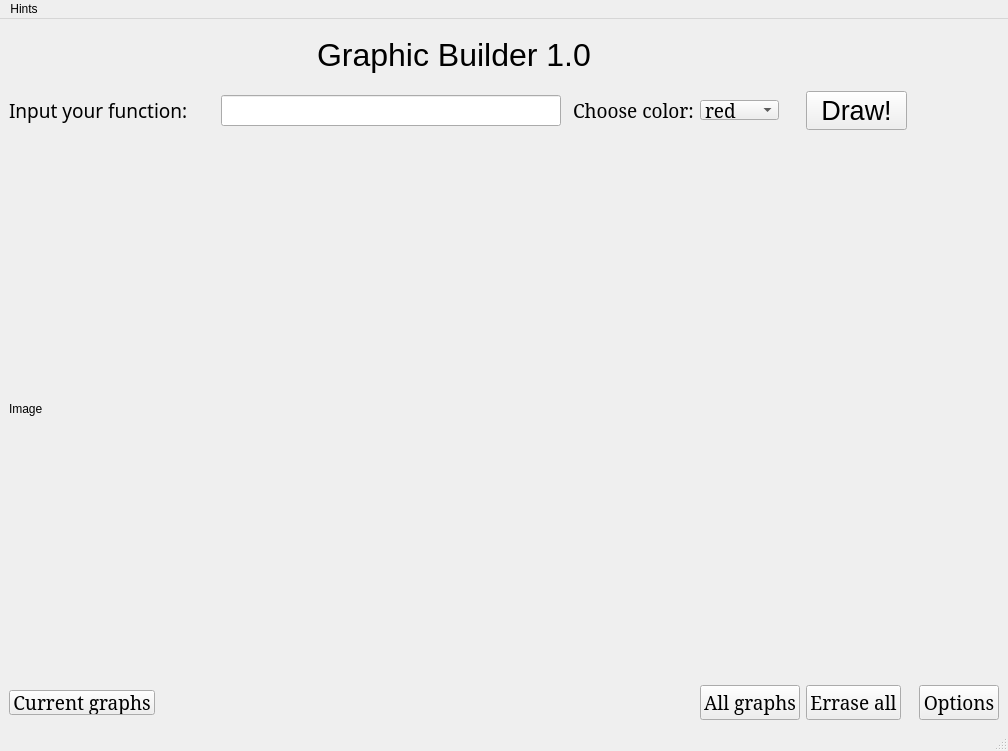
<?xml version="1.0" encoding="UTF-8"?>
<ui version="4.0">
 <class>MainWindow</class>
 <widget class="QMainWindow" name="MainWindow">
  <property name="geometry">
   <rect>
    <x>0</x>
    <y>0</y>
    <width>1008</width>
    <height>751</height>
   </rect>
  </property>
  <property name="windowTitle">
   <string>MainWindow</string>
  </property>
  <widget class="QWidget" name="centralwidget">
   <layout class="QGridLayout" name="gridLayout">
    <item row="2" column="5">
     <widget class="QLabel" name="label_3">
      <property name="font">
       <font>
        <family>SimSun</family>
        <pointsize>14</pointsize>
       </font>
      </property>
      <property name="text">
       <string>Choose color:</string>
      </property>
     </widget>
    </item>
    <item row="4" column="7">
     <widget class="QPushButton" name="erraseBtn">
      <property name="font">
       <font>
        <family>SimSun</family>
        <pointsize>14</pointsize>
       </font>
      </property>
      <property name="text">
       <string>Errase all</string>
      </property>
     </widget>
    </item>
    <item row="4" column="6">
     <widget class="QPushButton" name="openMygraph">
      <property name="font">
       <font>
        <family>SimSun</family>
        <pointsize>14</pointsize>
       </font>
      </property>
      <property name="text">
       <string>All graphs</string>
      </property>
     </widget>
    </item>
    <item row="4" column="10">
     <widget class="QPushButton" name="optionsBtn">
      <property name="font">
       <font>
        <family>SimSun</family>
        <pointsize>14</pointsize>
       </font>
      </property>
      <property name="text">
       <string>Options</string>
      </property>
     </widget>
    </item>
    <item row="2" column="7" colspan="2">
     <widget class="QPushButton" name="drawBtn">
      <property name="font">
       <font>
        <family>Segoe UI Symbol</family>
        <pointsize>20</pointsize>
        <weight>50</weight>
        <bold>false</bold>
       </font>
      </property>
      <property name="text">
       <string>Draw!</string>
      </property>
     </widget>
    </item>
    <item row="3" column="0" colspan="11">
     <widget class="QLabel" name="imgGraphLbl">
      <property name="minimumSize">
       <size>
        <width>395</width>
        <height>295</height>
       </size>
      </property>
      <property name="text">
       <string>Image</string>
      </property>
     </widget>
    </item>
    <item row="2" column="6">
     <widget class="QComboBox" name="comboBox">
      <property name="maximumSize">
       <size>
        <width>79</width>
        <height>20</height>
       </size>
      </property>
      <property name="font">
       <font>
        <family>SimSun</family>
        <pointsize>14</pointsize>
       </font>
      </property>
      <item>
       <property name="text">
        <string>red</string>
       </property>
      </item>
      <item>
       <property name="text">
        <string>black</string>
       </property>
      </item>
      <item>
       <property name="text">
        <string>green</string>
       </property>
      </item>
      <item>
       <property name="text">
        <string>blue</string>
       </property>
      </item>
      <item>
       <property name="text">
        <string>gray</string>
       </property>
      </item>
      <item>
       <property name="text">
        <string>yellow</string>
       </property>
      </item>
      <item>
       <property name="text">
        <string>pink</string>
       </property>
      </item>
      <item>
       <property name="text">
        <string>orange</string>
       </property>
      </item>
      <item>
       <property name="text">
        <string>brown</string>
       </property>
      </item>
      <item>
       <property name="text">
        <string>purple</string>
       </property>
      </item>
     </widget>
    </item>
    <item row="2" column="0" colspan="2">
     <widget class="QLabel" name="label_2">
      <property name="minimumSize">
       <size>
        <width>200</width>
        <height>45</height>
       </size>
      </property>
      <property name="font">
       <font>
        <family>SimSun-ExtB</family>
        <pointsize>14</pointsize>
       </font>
      </property>
      <property name="text">
       <string>Input your function:</string>
      </property>
     </widget>
    </item>
    <item row="0" column="2" colspan="4" alignment="Qt::AlignHCenter">
     <widget class="QLabel" name="label">
      <property name="minimumSize">
       <size>
        <width>179</width>
        <height>54</height>
       </size>
      </property>
      <property name="maximumSize">
       <size>
        <width>16777215</width>
        <height>54</height>
       </size>
      </property>
      <property name="font">
       <font>
        <family>Segoe UI Symbol</family>
        <pointsize>24</pointsize>
        <weight>50</weight>
        <bold>false</bold>
       </font>
      </property>
      <property name="text">
       <string>Graphic Builder 1.0</string>
      </property>
     </widget>
    </item>
    <item row="4" column="0">
     <widget class="QPushButton" name="pushButton">
      <property name="maximumSize">
       <size>
        <width>150</width>
        <height>25</height>
       </size>
      </property>
      <property name="font">
       <font>
        <family>SimSun</family>
        <pointsize>14</pointsize>
       </font>
      </property>
      <property name="text">
       <string>Current graphs</string>
      </property>
     </widget>
    </item>
    <item row="2" column="3">
     <widget class="QLineEdit" name="inputFunc">
      <property name="minimumSize">
       <size>
        <width>283</width>
        <height>20</height>
       </size>
      </property>
      <property name="font">
       <font>
        <pointsize>14</pointsize>
       </font>
      </property>
     </widget>
    </item>
   </layout>
  </widget>
  <widget class="QMenuBar" name="menubar">
   <property name="geometry">
    <rect>
     <x>0</x>
     <y>0</y>
     <width>1008</width>
     <height>21</height>
    </rect>
   </property>
   <widget class="QMenu" name="menuHints">
    <property name="title">
     <string>Hints</string>
    </property>
    <widget class="QMenu" name="menuLinear_function">
     <property name="title">
      <string>Linear function</string>
     </property>
     <addaction name="actiony_k_x_b"/>
    </widget>
    <widget class="QMenu" name="menuParabola">
     <property name="title">
      <string>Parabola</string>
     </property>
     <addaction name="actiony_a_x_2_b_x_c"/>
    </widget>
    <widget class="QMenu" name="menuHyperbola">
     <property name="title">
      <string>Hyperbola</string>
     </property>
     <addaction name="actiony_k_x_b_2"/>
    </widget>
    <addaction name="menuLinear_function"/>
    <addaction name="menuParabola"/>
    <addaction name="menuHyperbola"/>
   </widget>
   <addaction name="menuHints"/>
  </widget>
  <widget class="QStatusBar" name="statusbar"/>
  <action name="actionHow_can_i_create_graph">
   <property name="text">
    <string>How can i create graph?</string>
   </property>
  </action>
  <action name="actionWhere_can_i_check_graph_stats">
   <property name="text">
    <string>Where can i check graph stats?</string>
   </property>
  </action>
  <action name="actiony_k_x_b">
   <property name="text">
    <string>y=k*x+b</string>
   </property>
  </action>
  <action name="actiony_a_x_2_b_x_c">
   <property name="text">
    <string>y=a*x^2+b*x+c</string>
   </property>
  </action>
  <action name="actiony_k_x_b_2">
   <property name="text">
    <string>y=k/x+b</string>
   </property>
  </action>
 </widget>
 <resources/>
 <connections/>
</ui>
